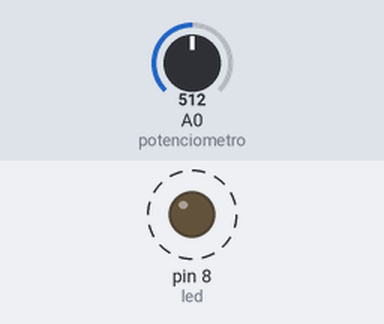
A sketch run on a simulated Arduino Uno, built with avr-gcc and run on an emulated ATmega328P. Parts: output pins drawn as LEDs (lit = HIGH). Dashed ring = blinking. Inputs (shaded band) come from the test bench; at power-on: A0 (potenciometro) = 512.

Above: at 0.88 s.
1.4 s: A0 (potenciometro) set to 1023
At 1.43 s:
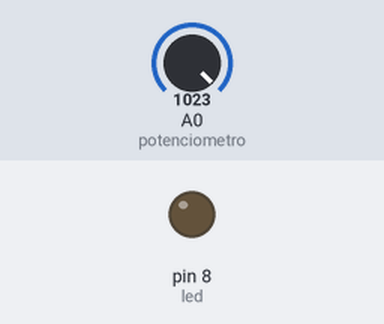
At 2.2 s:
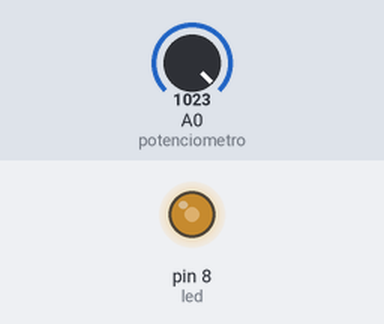
3.1 s: A0 (potenciometro) set to 1012
6.1 s: A0 (potenciometro) set to 716
Timing chart, 0 to 15.1 s (numbered marks = the images above; inputs shaded):
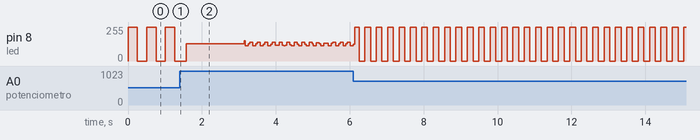

Measured:
- by itself, pin 8 (led): alternates 255/255 for 0.15 s and 0/255 for 0.15 s

The sketch:

sketch_oct19-3.ino
```cpp
// controlando ações via entrada analógica
int potenciometro = 0;
int led = 8;
int valorPotenciometro;
int intervalo;
void setup() {
  // put your setup code here, to run once:
  pinMode(led,OUTPUT);
}

void loop() {
  // put your main code here, to run repeatedly:
  valorPotenciometro = analogRead(potenciometro);
  intervalo = map(valorPotenciometro,0,1023,500,5);
  digitalWrite(led,HIGH);
  delay(intervalo);
  digitalWrite(led,LOW);
  delay(intervalo);
}
```
